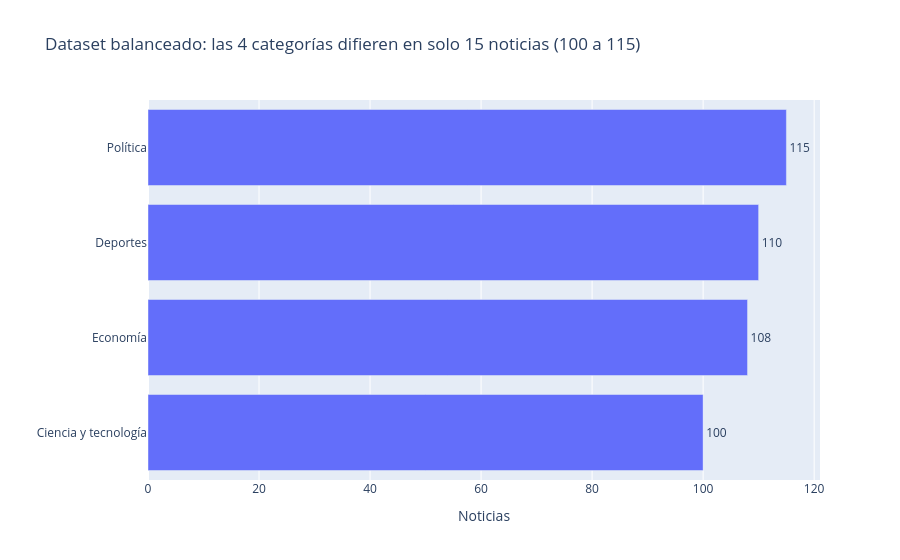

The notebook cell saved with this chart:
### Code cell
cnt = df["categoria"].value_counts()
dif = cnt.max() - cnt.min()
titulo1 = (f"Dataset balanceado: las 4 categorías difieren en solo {dif} noticias ({cnt.min()} a {cnt.max()})"
           if dif <= 0.15 * cnt.max() else
           f"{cnt.idxmax()} domina con {cnt.max()} noticias; {cnt.idxmin()} tiene solo {cnt.min()}")

fig1 = px.bar(cnt.sort_values().reset_index(), x="count", y="categoria", orientation="h",
              text_auto=True, title=titulo1, labels={"count": "Noticias", "categoria": ""})
fig1.update_traces(textposition="outside", cliponaxis=False)
mostrar(fig1, "01_distribucion_categorias")

### Figure 1 — Plotly figure (JSON) as saved in the notebook; plotly's stock layout.template omitted (floating-point values rounded to 4 significant figures)
{"data": [{"cliponaxis": false, "hovertemplate": "Noticias=%{x}<br>=%{y}<extra></extra>", "legendgroup": "", "marker": {"color": "#636efa", "pattern": {"shape": ""}}, "name": "", "orientation": "h", "showlegend": false, "textposition": "outside", "texttemplate": "%{x}", "type": "bar", "x": [100, 108, 110, 115], "xaxis": "x", "y": ["Ciencia y tecnología", "Economía", "Deportes", "Política"], "yaxis": "y"}], "layout": {"barmode": "relative", "legend": {"tracegroupgap": 0}, "title": {"text": "Dataset balanceado: las 4 categorías difieren en solo 15 noticias (100 a 115)"}, "xaxis": {"anchor": "y", "domain": [0, 1], "title": {"text": "Noticias"}}, "yaxis": {"anchor": "x", "domain": [0, 1], "title": {"text": ""}}}}
